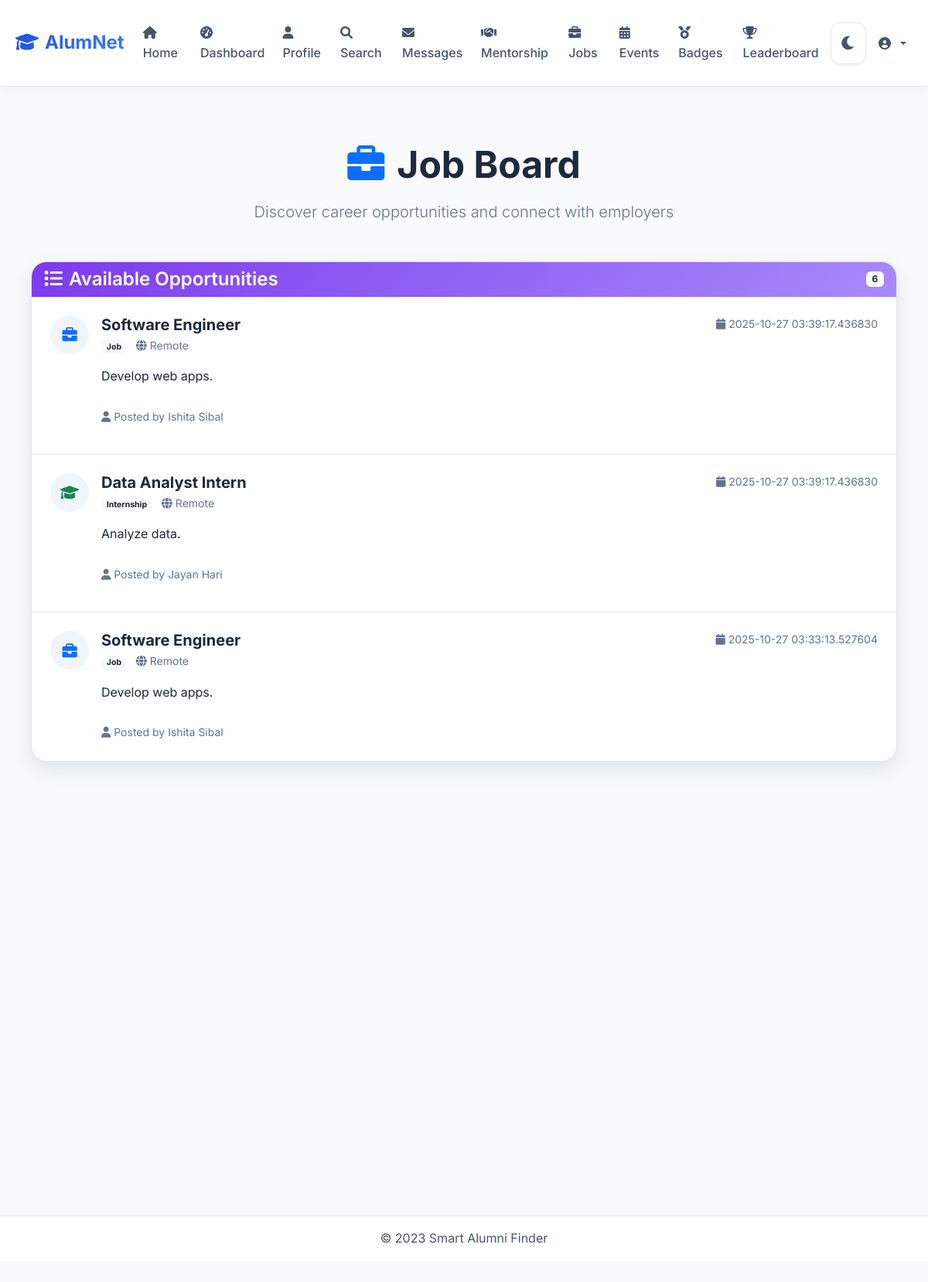
Page /jobs (signed in) on the committed database.
### models.py (models this page shows, shortened)
class Job(db.Model):
    id = db.Column(db.Integer, primary_key=True)
    user_id = db.Column(db.Integer, db.ForeignKey('user.id'), nullable=False)
    title = db.Column(db.String(200), nullable=False)
    description = db.Column(db.Text, nullable=False)
    job_type = db.Column(db.String(20), nullable=False)  # internship, job
    created_at = db.Column(db.DateTime, default=datetime.utcnow)
    user = db.relationship('User', backref=db.backref('jobs', lazy=True))

class User(db.Model):
    id = db.Column(db.Integer, primary_key=True)
    username = db.Column(db.String(80), unique=True, nullable=False)
    email = db.Column(db.String(120), unique=True, nullable=False)
    password = db.Column(db.String(120), nullable=False)
    role = db.Column(db.String(20), nullable=False)  # student, alumni, faculty
    alumni_id = db.Column(db.String(20), unique=True, nullable=True)  # For alumni
    faculty_id = db.Column(db.String(20), unique=True, nullable=True)  # For faculty
    batch_year = db.Column(db.Integer, nullable=True)
    skills = db.Column(db.Text, nullable=True)  # comma-separated
    created_at = db.Column(db.DateTime, default=datetime.utcnow)

### app.py (the view, shortened to what this page needs)
@app.route('/jobs', methods=['GET', 'POST'])
def jobs():
    if 'user_id' not in session:
        return redirect(url_for('login'))
    user = User.query.get(session['user_id'])
    jobs_list = Job.query.order_by(Job.created_at.desc()).all()
    return render_template('jobs.html', jobs=jobs_list, user=user)

### templates/jobs.html (shortened to what this page needs)
{% extends "base.html" %}
{% block content %}
<div class="jobs-section py-5">
    <div class="container">
        <div class="text-center mb-5">
            <h1 class="display-5 fw-bold mb-3">
                <i class="fas fa-briefcase me-3 text-primary"></i>Job Board
            </h1>
            <p class="lead text-muted">Discover career opportunities and connect with employers</p>
        </div>
        <div class="row">
            <div class="{% if user.role != 'student' %}col-lg-7{% else %}col-12{% endif %}">
                <div class="card shadow-lg rounded-xl">
                    <div class="card-header bg-gradient-accent text-white d-flex justify-content-between align-items-center">
                        <h4 class="mb-0">
                            <i class="fas fa-list me-2"></i>Available Opportunities
                        </h4>
                        <span class="badge bg-light text-dark">{{ jobs|length if jobs else 0 }}</span>
                    </div>
                    <div class="card-body p-0">
                        {% if jobs %}
                        <div class="jobs-list">
                            {% for job in jobs %}
                            <div class="job-item p-4 border-bottom">
                                <div class="d-flex align-items-start">
                                    <div class="job-icon me-3">
                                        {% if job.job_type == 'internship' %}
                                            <i class="fas fa-graduation-cap text-success"></i>
                                        {% elif job.job_type == 'job' %}
                                            <i class="fas fa-briefcase text-primary"></i>
                                        {% elif job.job_type == 'part-time' %}
                                            <i class="fas fa-clock text-warning"></i>
                                        {% elif job.job_type == 'contract' %}
                                            <i class="fas fa-file-contract text-info"></i>
                                        {% else %}
                                            <i class="fas fa-laptop text-secondary"></i>
                                        {% endif %}
                                    </div>
                                    <div class="flex-grow-1">
                                        <div class="d-flex justify-content-between align-items-start mb-2">
                                            <div>
                                                <h5 class="mb-1 fw-bold">{{ job.title }}</h5>
                                                <div class="job-meta text-muted small mb-2">
                                                    <span class="badge bg-light text-dark me-2">{{ job.job_type | title }}</span>
                                                    {% if job.location %}
                                                    <i class="fas fa-map-marker-alt me-1"></i>{{ job.location }}
                                                    {% else %}
                                                    <i class="fas fa-globe me-1"></i>Remote
                                                    {% endif %}
                                                </div>
                                            </div>
                                            <small class="text-muted">
                                                <i class="fas fa-calendar me-1"></i>{{ job.created_at }}
                                            </small>
                                        </div>
                                        <p class="job-description mb-3">{{ job.description | truncate(150) }}</p>
                                        <div class="d-flex justify-content-between align-items-center">
                                            <div class="job-poster">
                                                <small class="text-muted">
                                                    <i class="fas fa-user me-1"></i>Posted by {{ job.user.username }}
                                                </small>
                                            </div>
                                        </div>
                                    </div>
                                </div>
                            </div>
                            {% endfor %}
                        </div>
                        {% else %}
                        <div class="text-center py-5">
                            <i class="fas fa-briefcase fa-4x text-muted mb-3"></i>
                            <h5 class="text-muted">No Jobs Available</h5>
                            <p class="text-muted mb-0">Check back later for new opportunities or post a job if you're an employer!</p>
                        </div>
                        {% endif %}
                    </div>
                </div>
            </div>
        </div>
    </div>
</div>
{% endblock %}

### static/css/style.css (style rules this page uses)
:root { --primary-light: #1d4ed8; --primary-dark: #3b82f6; --accent-light: #7c3aed; --accent-dark: #a78bfa; --success-light: #059669; --success-dark: #10b981; --error-light: #dc2626; --error-dark: #ef4444; --background: #f8fafc; --surface: #ffffff; --surface-hover: #f1f5f9; --text-primary: #1e293b; --text-secondary: #475569; --text-muted: #64748b; --border: #e2e8f0; --border-hover: #cbd5e1; --shadow: rgba(0, 0, 0, 0.05); --shadow-hover: rgba(0, 0, 0, 0.1); --gradient-primary: linear-gradient(135deg, #1d4ed8, #3b82f6); --gradient-accent: linear-gradient(135deg, #7c3aed, #a78bfa); }
* { box-sizing: border-box; }
body { background: var(--background); color: var(--text-primary); font-family: 'Inter', -apple-system, BlinkMacSystemFont, 'Segoe UI', Roboto, sans-serif; line-height: 1.6; margin: 0; min-height: 100vh; transition: background-color 0.3s ease, color 0.3s ease; }
.container { max-width: 1200px; margin: 0 auto; padding: 0 24px; }
h1, h2, h3, h4, h5, h6 { font-weight: 600; line-height: 1.2; margin: 0 0 16px 0; }
h1 { font-size: 2.25rem; }
p { margin: 0 0 16px 0; }
.card { background: var(--surface); border: 1px solid var(--border); border-radius: 16px; box-shadow: 0 4px 6px var(--shadow); transition: all 0.3s ease; margin-bottom: 24px; overflow: hidden; }
.card-body { padding: 24px; }
.row { display: flex; flex-wrap: wrap; margin: 0 -12px; }
@media (max-width: 1200px) { .container { max-width: 100%; padding: 0 20px; } }
.text-center { text-align: center; }
.text-muted { color: var(--text-muted) !important; }
.mb-3 { margin-bottom: 16px; }
.d-flex { display: flex; }
.align-items-center { align-items: center; }
.shadow-lg { box-shadow: 0 10px 25px var(--shadow-hover) !important; }
.bg-gradient-accent { background: var(--gradient-accent) !important; }
.rounded-xl { border-radius: 20px !important; }
.card-text, .message-content, .job-description, .event-description, .post-content { color: var(--text-primary) !important; }
h5.fw-bold, .job-title, .event-title { color: var(--text-primary) !important; }

### templates/jobs.html (style rules this page uses)
.jobs-section { min-height: 80vh; }
.card-header { border-bottom: none; border-radius: 16px 16px 0 0 !important; }
.jobs-list { max-height: 600px; overflow-y: auto; }
.job-item { transition: background-color 0.2s ease; }
.job-icon { width: 50px; height: 50px; border-radius: 50%; background: var(--surface-hover); display: flex; align-items: center; justify-content: center; font-size: 1.2rem; color: var(--text-primary); }
.job-description { color: var(--text-primary); line-height: 1.5; }

### rows in the picture
Job: title "Software Engineer", job_type "Job", created_at "2025-10-27 03:39:17.436830", description "Develop web apps.", user.username "Ishita Sibal"
Job: title "Data Analyst Intern", job_type "Internship", created_at "2025-10-27 03:39:17.436830", description "Analyze data.", user.username "Jayan Hari"
Job: title "Software Engineer", job_type "Job", created_at "2025-10-27 03:33:13.527604", description "Develop web apps.", user.username "Ishita Sibal"

### other values in the picture
{{ jobs|length if jobs else 0 }} "6"
